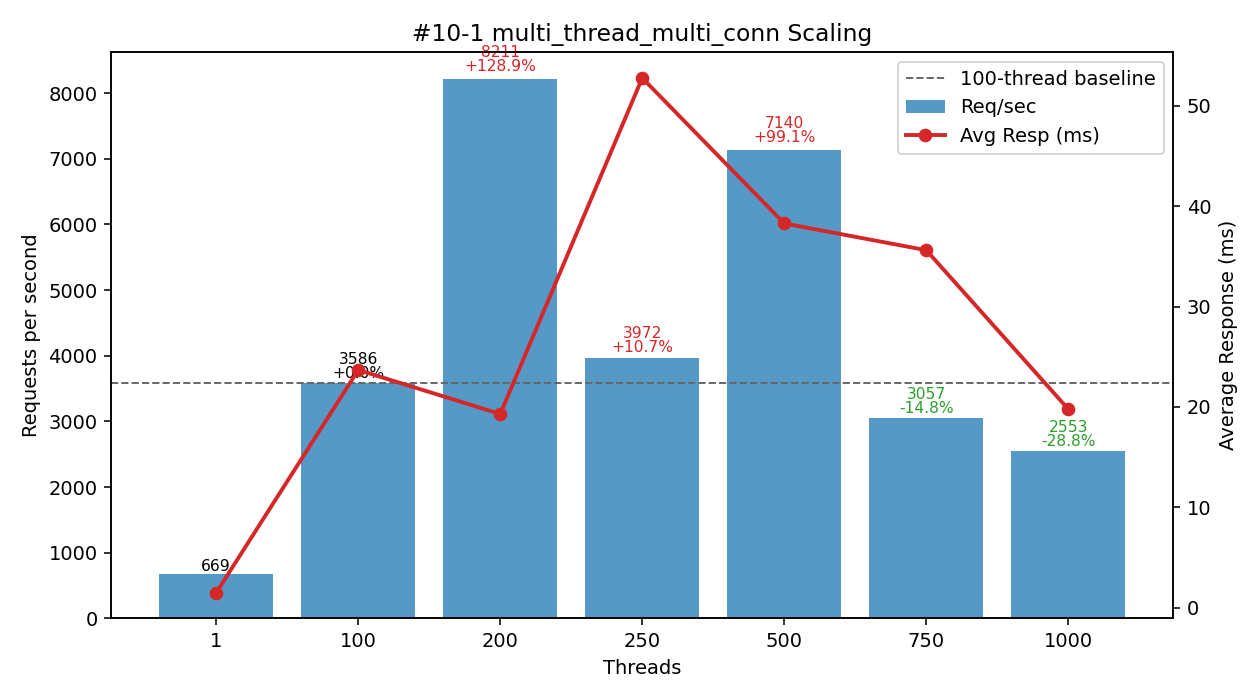

Write the Python code that produced this figure.
#!/usr/bin/env python3
"""
Plot multi_thread_multi_conn performance (#10-1 TiDB IDC Simultaneous Execution Off-Peak dataset) - Threads vs Req/sec and Avg Latency.

Template preserved:
 - DATA constant (threads, req_per_sec, avg_resp_ms, total_time_s)
 - ASCII table: Threads | Req/sec | Avg_ms | Req/sec/Thread | ΔRPS_vs100%
 - 100-thread baseline (deltas & dashed line)
 - Dual-axis matplotlib (bars=RPS, line=latency) with per-bar annotation (RPS + Δ%)
 - Scaling & observations section

Output: #10-1.png
"""

# (threads, req_per_sec, avg_resp_ms, total_time_s)
DATA = [
    (1,    669.44,   1.493, 14.938),
    (100, 3586.48,  23.681,  2.788),
    (200, 8211.09,  19.297,  1.218),
    (250, 3971.51,  52.776,  2.518),
    (500, 7140.07,  38.283,  1.401),
    (750, 3057.17,  35.620,  3.271),
    (1000,2552.85,  19.783,  3.917),
]

PNG_NAME = "#10-1.png"


def analyze(data):
    peak = max(data, key=lambda r: r[1])
    efficiencies = [(t, rps / t) for t, rps, *_ in data if t > 1]
    best_eff = max(efficiencies, key=lambda x: x[1]) if efficiencies else None
    base100 = next((r for r in data if r[0] == 100), None)
    scaling = []
    if base100:
        base_rps = base100[1]
        for t, rps, *_ in data:
            if t >= 100:
                scaling.append((t, rps / base_rps))
    return {"peak": peak, "best_eff": best_eff, "scaling": scaling}


def ascii_table(data):
    base = next((r[1] for r in data if r[0] == 100), None)
    headers = ["Threads", "Req/sec", "Avg_ms", "Req/sec/Thread", "ΔRPS_vs100%"]
    rows = []
    for t, rps, avg_ms, _ in data:
        eff = rps / t
        delta_pct = (rps - base) / base * 100.0 if base and t != 100 else 0.0
        rows.append((t, rps, avg_ms, eff, delta_pct))
    col_widths = []
    for i, h in enumerate(headers):
        max_content = max(len(f"{row[i]:.2f}" if isinstance(row[i], float) else str(row[i])) for row in rows)
        col_widths.append(max(len(h), max_content))

    def fmt(val, i):
        return (f"{val:.2f}" if isinstance(val, float) else str(val)).rjust(col_widths[i])

    lines = [
        " | ".join(headers[i].ljust(col_widths[i]) for i in range(len(headers))),
        "-+-".join('-'*w for w in col_widths)
    ]
    for row in rows:
        lines.append(" | ".join(fmt(row[i], i) for i in range(len(headers))))
    return "\n".join(lines)


def make_plot(data):
    try:
        import matplotlib.pyplot as plt
    except Exception:  # pragma: no cover
        print("[WARN] matplotlib not available, skipping PNG generation.")
        print("Install with: pip install matplotlib")
        return False

    threads = [r[0] for r in data]
    rps = [r[1] for r in data]
    avg_ms = [r[2] for r in data]

    fig, ax1 = plt.subplots(figsize=(9, 5))
    bars = ax1.bar([str(t) for t in threads], rps, color="#1f77b4", alpha=0.75, label="Req/sec")
    ax1.set_xlabel("Threads")
    ax1.set_ylabel("Requests per second")
    ax1.set_title("#10-1 multi_thread_multi_conn Scaling")

    ax2 = ax1.twinx()
    ax2.plot([str(t) for t in threads], avg_ms, color="#d62728", marker="o", linewidth=2, label="Avg Resp (ms)")
    ax2.set_ylabel("Average Response (ms)")

    base_rps = next((r[1] for r in data if r[0] == 100), None)
    if base_rps:
        ax1.axhline(base_rps, color='#666', linestyle='--', linewidth=1, label='100-thread baseline')

    for b, (t, val) in zip(bars, [(r[0], r[1]) for r in data]):
        if base_rps and t >= 100:
            delta_pct = (val - base_rps) / base_rps * 100.0
            delta_str = f"{delta_pct:+.1f}%" if t != 100 else "+0.0%"
            color = '#000' if t == 100 else ('#d62728' if delta_pct > 0 else '#2ca02c')
            ax1.text(b.get_x()+b.get_width()/2, b.get_height()*1.01,
                     f"{val:.0f}\n{delta_str}", ha='center', va='bottom', fontsize=8, color=color, linespacing=0.9)
        else:
            ax1.text(b.get_x()+b.get_width()/2, b.get_height()*1.01,
                     f"{val:.0f}", ha='center', va='bottom', fontsize=8)

    lines, labels = [], []
    for ax in (ax1, ax2):
        L = ax.get_legend_handles_labels()
        lines.extend(L[0]); labels.extend(L[1])
    ax1.legend(lines, labels, loc='upper right')

    fig.tight_layout()
    fig.savefig(PNG_NAME, dpi=140)
    print(f"[OK] Saved plot -> {PNG_NAME}")
    return True


def main():
    print("#10-1 multi_thread_multi_conn dataset:")
    print(ascii_table(DATA))
    results = analyze(DATA)
    peak_threads, peak_rps, peak_avg, _ = results["peak"]
    print(f"\nPeak throughput at {peak_threads} threads: {peak_rps:.2f} req/sec (avg {peak_avg:.3f} ms)")
    if results["best_eff"]:
        t, eff = results["best_eff"]
        print(f"Best per-thread efficiency (t>1) at {t} threads: {eff:.2f} req/sec/thread")
    if results["scaling"]:
        print("\nScaling vs 100-thread baseline (>=100 threads):")
        for t, ratio in results["scaling"]:
            pct = (ratio - 1) * 100
            sign = "+" if pct >= 0 else ""
            print(f"  {t:>4} threads: {ratio*100:5.1f}% of baseline ({sign}{pct:.2f}%)")

    base_rps = next((r[1] for r in DATA if r[0] == 100), None)
    print("\nObservations:")
    print(" - Peak throughput at 200 threads: 8211.09 req/sec (+128.9% vs 100T 3586.48) with LOWER latency 19.297 ms (-18.5% vs 23.681 ms)")
    print(" - 500T delivers 7140.07 req/sec (+99.1%) with 38.283 ms latency (+61.7%) — strong but less efficient and higher latency than 200T")
    print(" - 250T regression: 3971.51 req/sec (+10.7%) while latency spikes to 52.776 ms (+123%) indicating contention / queue saturation threshold")
    print(" - 750T & 1000T throughput collapse to -14.7% and -28.8% vs baseline (3057.17 / 2552.85) though 1000T latency recovers to 19.783 ms (-16.5% vs baseline) — suggests oversubscription causing completion throttling")
    print(" - Per-thread efficiency: 35.86 (100T) → 41.06 (200T super-linear +14.5%) → 15.89 (250T) → 14.28 (500T) → 4.08 (750T) → 2.55 (1000T); efficiency peak at 200T")
    print(" - Latency pattern: improves at 200T, spikes at 250T, moderates 500T, then improves at 1000T — non-linear queue depth / scheduling effects")
    print(" - Single-thread to 100T scaling: +436% throughput (669.44 → 3586.48) at cost of ~15.9x latency (1.493 → 23.681 ms)")
    print(" - Recommendation: operate at 100–200 threads (200T optimal for both throughput & latency). Avoid ≥250T when latency sensitive; investigate 250T spike (lock contention, TiDB/TiKV wait queues, network pipeline saturation). 500T acceptable if chasing near-peak throughput and willing to trade latency.")
    make_plot(DATA)


if __name__ == "__main__":
    main()
